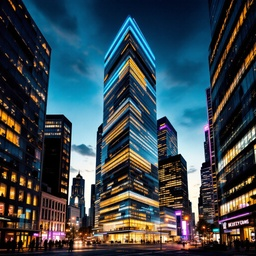
#> input picture data/raw/buildings/Glowing_Urban_Tower.jpg, 256 x 256 px, shrunk from 1024 x 1024 before the run
$ python tempCodeRunnerFile.py
#> lines starting #> are read from the running program, lines starting #| are printed output that depends on the picture; after the words box and inside, x2 and y2 are one past the last pixel; in counts of white or black regions, pixels touching at a corner belong together
### src/analyzers/perspective.py

"""
src/analyzers/perspective.py

Perspective Analysis Module (V1.1)

Inspired by:
Hany Farid - Photo Forensics:
Perspective, Vanishing Points, and Projective Geometry

Changes from V1:
- Adaptive (median-based) Canny thresholds instead of fixed values,
  so the same analyzer behaves sensibly on both a dark high-contrast
  skyscraper and a bright low-contrast landscape.
- min_line_length / max_line_gap scaled to image diagonal instead of
  fixd pixel counts.
- Duplicate/near-collinear line merging before scoring, so one real
  edge doesn't get counted as 5-10 separate "lines".
- RANSAC-lite vanishing point estimation: picks the intersection with
  the most inlier lines, reports a confidence score, instead of a
  plain unweighted median centroid.
- Scene gating: if detected lines are short/numerous/texture-like
  (grass, foliage, gravel) rather than long structural edges, the
  module reports "not applicable" instead of forcing a fake score.
- Human-readable perspective_interpretation string.

Still left for V2:
- Full Manhattan-world orthogonal VP recovery
- Camera calibration recovery
- DBSCAN/MeanShift clustering (currently: angle-bucket + RANSAC)
"""

import cv2
import numpy as np
import matplotlib.pyplot as plt
from itertools import combinations


class PerspectiveAnalyzer:

    def __init__(
        self,
        hough_threshold=80,
        angle_threshold=10,
        ransac_iterations=300,
        ransac_inlier_px=6,
        min_lines_for_analysis=6,
        texture_line_density_limit=0.006,
    ):
        self.hough_threshold = hough_threshold
        self.angle_threshold = angle_threshold

        self.ransac_iterations = ransac_iterations
        self.ransac_inlier_px = ransac_inlier_px

        self.min_lines_for_analysis = min_lines_for_analysis
        # lines-per-pixel above which we suspect texture noise
        # rather than real structural edges (tunable)
        self.texture_line_density_limit = texture_line_density_limit

    # =====================================================
    # IMAGE PROCESSING
    # =====================================================

    def load_image(self, image_path):
        image = cv2.imread(image_path)
        if image is None:
            raise FileNotFoundError(image_path)
        return image

    def preprocess(self, image):
        gray = cv2.cvtColor(image, cv2.COLOR_BGR2GRAY)
        blur = cv2.GaussianBlur(gray, (5, 5), 0)
        return blur

    def auto_canny(self, image):
        """
        Otsu-based adaptive Canny thresholding. Plain median-based
        auto-thresholding (Zhu et al.) breaks down on images with a
        skewed brightness histogram -- e.g. a night skyscraper shot
        that's mostly near-black background -- because the median
        sits near zero and drags both thresholds down, flooding the
        result with noise edges. Otsu's threshold on the intensity
        histogram is more robust to that skew.
        """
        high, _ = cv2.threshold(image, 0, 255, cv2.THRESH_BINARY + cv2.THRESH_OTSU)
        low = 0.5 * high
        return cv2.Canny(image, low, high)

    def detect_edges(self, image):
        return self.auto_canny(image)

    def detect_lines(self, edges, image_shape):
        h, w = image_shape[:2]
        diag = np.hypot(h, w)

        # scale requirements to image size instead of fixed pixels.
        # 0.03 was too permissive -- let through short texture/noise
        # segments that a fixed min_line_length=100 used to filter out.
        min_line_length = max(40, int(diag * 0.07))
        max_line_gap = max(5, int(diag * 0.01))

        lines = cv2.HoughLinesP(
            edges,
            rho=1,
            theta=np.pi / 180,
            threshold=self.hough_threshold,
            minLineLength=min_line_length,
            maxLineGap=max_line_gap
        )

        if lines is None:
            return np.empty((0, 4), dtype=int)

        # Different OpenCV builds have been observed to return
        # HoughLinesP output as (N, 1, 4) vs (N, 4) vs even (N,).
        # Reshaping explicitly to (-1, 4) is robust to all of them,
        # whereas lines[:, 0] silently produces garbage (e.g. just
        # the x1 column) if the array wasn't 3D to begin with.
        lines = np.asarray(lines).reshape(-1, 4)
        return lines

    # =====================================================
    # LINE DEDUPLICATION
    # =====================================================

    def merge_duplicate_lines(self, lines, angle_tol=3.0, offset_tol=None, image_diag=None):
        if offset_tol is None:
            # scale to image size; fixed 15px is too tight on a 4K
            # image and too loose on a small crop
            offset_tol = max(10.0, (image_diag or 1000) * 0.015)
        """
        Collapses near-collinear, nearby line segments (typically
        multiple Hough detections along the same real edge) into a
        single representative line. Without this, a single window
        edge on a skyscraper can register as 5-10 separate "lines"
        and quietly dominate the scoring.
        """
        if len(lines) == 0:
            return lines

        used = np.zeros(len(lines), dtype=bool)
        merged = []

        angles = np.array([self.line_angle(l) for l in lines])
        midpoints = np.array([
            ((l[0] + l[2]) / 2.0, (l[1] + l[3]) / 2.0) for l in lines
        ])

        for i in range(len(lines)):
            if used[i]:
                continue

            group = [i]
            used[i] = True

            for j in range(i + 1, len(lines)):
                if used[j]:
                    continue

                angle_diff = min(
                    abs(angles[i] - angles[j]),
                    180 - abs(angles[i] - angles[j])
                )
                offset = np.linalg.norm(midpoints[i] - midpoints[j])

                if angle_diff < angle_tol and offset < offset_tol:
                    group.append(j)
                    used[j] = True

            # keep the longest segment in the group as representative
            group_lines = lines[group]
            lengths = np.hypot(
                group_lines[:, 2] - group_lines[:, 0],
                group_lines[:, 3] - group_lines[:, 1]
            )
            best = group_lines[np.argmax(lengths)]
            merged.append(best)

        return np.array(merged)

    # =====================================================
    # PROJECTIVE GEOMETRY
    # =====================================================

    def line_to_homogeneous(self, line):
        x1, y1, x2, y2 = line
        p1 = np.array([x1, y1, 1])
        p2 = np.array([x2, y2, 1])
        return np.cross(p1, p2)

    def line_angle(self, line):
        x1, y1, x2, y2 = line
        angle = np.degrees(np.arctan2(y2 - y1, x2 - x1))
        return angle % 180

    def intersection(self, l1, l2):
        point = np.cross(l1, l2)
        if abs(point[2]) < 1e-8:
            return None
        return (point[0] / point[2], point[1] / point[2])

    def point_line_distance(self, point, hom_line):
        """Perpendicular distance from a point to a homogeneous line."""
        a, b, c = hom_line
        norm = np.hypot(a, b)
        if norm < 1e-8:
            return np.inf
        x, y = point
        return abs(a * x + b * y + c) / norm

    # =====================================================
    # VANISHING POINT ESTIMATION (sequential multi-VP RANSAC)
    # =====================================================
    #
    # NOTE: earlier versions grouped lines by 2D image-angle first,
    # then searched for a vanishing point within each angle group.
    # That's wrong for converging-line scenes (railway tracks, a
    # symmetric walkway, etc.): the left and right rails have very
    # DIFFERENT image-space angles -- they only agree in that they
    # meet at the same point far away. Angle-bucketing split them
    # into separate groups and never tested them against each other,
    # so the real dominant vanishing point was never found; small
    # same-angle pairs instead produced trivial, meaningless "100%
    # confidence" 2-line groups. Real vanishing point detection has
    # to search across ALL lines regardless of angle.

    def _single_ransac_vp(self, homogeneous_lines, indices, lengths):
        """
        One RANSAC pass: sample line pairs from the given indices,
        take their intersection as a candidate VP, and keep the
        candidate whose inlier lines have the most total PIXEL LENGTH
        (not just the most inlier lines). A handful of long, clean
        structural edges (rails, roofline) should outweigh a cluster
        of short fragmented ones (tree branches, gravel texture) that
        happen to pass near a point by coincidence.
        """
        n = len(indices)
        if n < 2:
            return None, []

        pairs = list(combinations(indices, 2))
        rng = np.random.default_rng(42)
        if len(pairs) > self.ransac_iterations:
            idx = rng.choice(len(pairs), self.ransac_iterations, replace=False)
            pairs = [pairs[i] for i in idx]

        best_point = None
        best_inliers = []
        best_length = -1.0

        for i, j in pairs:
            pt = self.intersection(homogeneous_lines[i], homogeneous_lines[j])
            if pt is None:
                continue

            inliers = [
                k for k in indices
                if self.point_line_distance(pt, homogeneous_lines[k]) < self.ransac_inlier_px
            ]

            total_len = sum(lengths[k] for k in inliers)

            if total_len > best_length:
                best_length = total_len
                best_inliers = inliers
                best_point = pt

        return best_point, best_inliers

    def find_vanishing_points(self, lines, max_vps=5, min_inliers=8):
        """
        Sequentially finds up to max_vps dominant vanishing points
        across the full line set (single-point, two-point, and
        three-point perspective scenes all fall out of this the same
        way). After each VP is found, its inlier lines are removed
        before searching for the next one, so a second real vanishing
        direction (e.g. the other axis on a building facade) doesn't
        get masked by the first.
        """
        if len(lines) < 2:
            return [], np.array([])

        homogeneous_lines = [self.line_to_homogeneous(l) for l in lines]
        lengths = np.hypot(
            lines[:, 2].astype(float) - lines[:, 0],
            lines[:, 3].astype(float) - lines[:, 1]
        )
        remaining = list(range(len(homogeneous_lines)))

        vps = []

        for _ in range(max_vps):
            if len(remaining) < 2:
                break

            point, inlier_idx = self._single_ransac_vp(homogeneous_lines, remaining, lengths)

            if point is None or len(inlier_idx) < min_inliers:
                break

            vps.append({
                "point": point,
                "confidence": len(inlier_idx) / len(remaining),
                "inliers": len(inlier_idx),
                "inlier_length": float(sum(lengths[k] for k in inlier_idx)),
                "total_intersections": len(remaining),
                "line_indices": inlier_idx,
            })

            remaining = [i for i in remaining if i not in set(inlier_idx)]

        return vps, lengths

    # =====================================================
    # SCORING
    # =====================================================

    def perspective_score(self, vps, lengths):
        """
        Length-weighted coverage score: what fraction of total detected
        EDGE LENGTH (not just line count) is explained by the dominant
        vanishing point(s). A photo can have hundreds of short edges
        from tree branches or gravel texture that never converge to
        anything -- those shouldn't dilute the score the way they
        would under a plain line-count ratio. A few long, cleanly
        converging structural lines (rails, roofline, facade edges)
        should carry the weight they visually deserve.
        """
        total_length = float(np.sum(lengths)) if len(lengths) else 0.0
        if total_length == 0 or len(vps) == 0:
            return 0.0

        covered_length = sum(vp["inlier_length"] for vp in vps)
        score = covered_length / total_length
        return round(float(min(score, 1.0)), 3)

    def interpret_score(self, score, applicable, num_vps):
        if not applicable:
            return "Not applicable (scene lacks structural line geometry)"
        if num_vps == 0:
            return "Inconsistent (no reliable vanishing point found)"
        if score >= 0.5:
            return "Consistent (lines converge to confident vanishing point(s))"
        if score >= 0.25:
            return "Mixed (partial convergence; substantial unexplained structure)"
        return "Inconsistent (little reliable perspective convergence detected)"

    # =====================================================
    # VISUALIZATION
    # =====================================================

    def draw_lines(self, image, lines):
        output = image.copy()
        for line in lines:
            x1, y1, x2, y2 = line
            cv2.line(output, (int(x1), int(y1)), (int(x2), int(y2)), (0, 255, 0), 2)
        return output

    def draw_vp_groups(self, image, lines, vps):
        """Colors each vanishing point's inlier lines distinctly."""
        output = image.copy()
        colors = [
            (255, 0, 0), (0, 255, 0), (0, 0, 255), (255, 255, 0),
            (255, 0, 255), (0, 255, 255), (128, 0, 255), (255, 128, 0),
        ]
        for vi, vp in enumerate(vps):
            color = colors[vi % len(colors)]
            for idx in vp["line_indices"]:
                x1, y1, x2, y2 = lines[idx]
                cv2.line(output, (int(x1), int(y1)), (int(x2), int(y2)), color, 2)
        return output

    def draw_vanishing_points(self, image, vps):
        output = image.copy()
        for vp in vps:
            if vp is None:
                continue
            x, y = map(int, vp["point"])
            h, w = image.shape[:2]
            if -w < x < 2 * w and -h < y < 2 * h:
                cv2.circle(output, (x, y), 10, (255, 0, 0), -1)
        return output

    # =====================================================
    # MAIN PIPELINE
    # =====================================================

    def analyze(self, image_path):
        image = self.load_image(image_path)
#> in load_image, image is the input picture: shape (256, 256, 3); mean B, G, R 79.5, 71.8, 56.9
        h, w = image.shape[:2]

        processed = self.preprocess(image)
#> in preprocess, `gray = cv2.cvtColor(image, cv2.COLOR_BGR2GRAY)`:
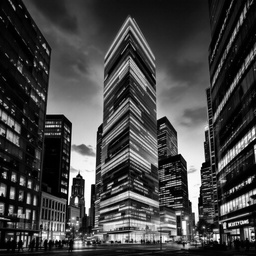
#> gray: shape (256, 256); min 0, max 255, mean 68.2
#> in preprocess, `blur = cv2.GaussianBlur(gray, (5, 5), 0)`:
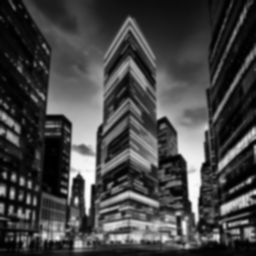
#> blur: shape (256, 256); min 0, max 253, mean 68.2
        edges = self.detect_edges(processed)
#> in auto_canny, `high, _ = cv2.threshold(image, 0, 255, cv2.THRESH_BINARY + cv2.THRESH_..`: high = 90
#> in auto_canny, `low = 0.5 * high`: low = 45
#> in auto_canny, `return cv2.Canny(image, low, high)`:
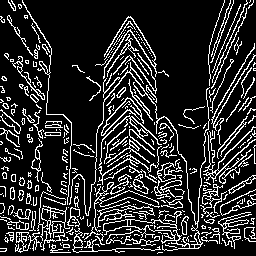
#> returned value: shape (256, 256); 17.3% white in thin lines or dots
        raw_lines = self.detect_lines(edges, image.shape)
#> in detect_lines, `lines = cv2.HoughLinesP( edges, rho=1, theta=np.pi / 180, threshold=se..`: lines = 42 rows, first 6: [5, 240, 81, 240], [216, 77, 249, 5], [208, 124, 254, 44], [199, 190, 250, 241], [212, 80, 247, 2], [12, 239, 77, 174]
#> raw_lines has the same summary as lines in detect_lines
        diag = float(np.hypot(h, w))
        lines = self.merge_duplicate_lines(raw_lines, image_diag=diag)
#> in merge_duplicate_lines, `angles = np.array([self.line_angle(l) for l in lines])`: angles = 42 values, max 175.6 at index 16, min 0 at index 0, mean 100.2
#> in merge_duplicate_lines, `midpoints = np.array([ ((l[0] + l[2]) / 2.0, (l[1] + l[3]) / 2.0) for ..`: midpoints = 42 pairs, first value 25 to 234.5, second value 30.5 to 246
#> the loop in merge_duplicate_lines, `for i in range(len(lines)):` made 42 passes
#> (lengths, best) on passes 1, 2, 4, 6, 7, 8, 10, 11: ([76], [5, 240, 81, 240]), ([79.2, 85.49, 81.15, 82.86], [212, 80, 247, 2]), ([72.12], [199, 190, 250, 241]), ([91.92], [12, 239, 77, 174]), ([48.7], [42, 227, 88, 211]), ([46.49], [200, 177, 244, 162]), ([66.47], [96, 149, 143, 196]), ([61], [130, 197, 130, 136])
#> after the loop in merge_duplicate_lines, `for i in range(len(lines)):`: merged = 37 items, first 6: [5, 240, 81, 240], [212, 80, 247, 2], [208, 124, 254, 44], [199, 190, 250, 241], [12, 239, 77, 174], [42, 227, 88, 211]
#> lines = 37 rows, first 6: [5, 240, 81, 240], [212, 80, 247, 2], [208, 124, 254, 44], [199, 190, 250, 241], [12, 239, 77, 174], [42, 227, 88, 211]

        line_density = len(lines) / (h * w)
#> line_density = 0.000565
        applicable = len(lines) >= self.min_lines_for_analysis and \
            line_density < self.texture_line_density_limit
#> applicable = True

        if applicable:
            vps, lengths = self.find_vanishing_points(
                lines,
                min_inliers=max(5, int(len(lines) * 0.02))
            )
#> in find_vanishing_points, `homogeneous_lines = [self.line_to_homogeneous(l) for l in lines]`: homogeneous_lines = 37 items, first 6: [0, 76, -18240], [78, 35, -19336], [80, 46, -22344], [-51, 51, 459], [65, 65, -16315], [16, 46, -11114]
#> in find_vanishing_points, `lengths = np.hypot( lines[:, 2].astype(float) - lines[:, 0], lines[:, ..`: lengths = 37 values, max 92.28 at index 2, min 42.72 at index 31, mean 61.69
#> in find_vanishing_points, `remaining = list(range(len(homogeneous_lines)))`: remaining = 37 values from 0 to 36
#> the loop in find_vanishing_points, `for _ in range(max_vps):` made 4 passes
#> (n in _single_ransac_vp, point, inlier_idx) on pass 1: (37, (19, 235), [0, 4, 5, 6, 9, 10, 16, 23, 25, 30, 31])
        else:
            vps, lengths = [], np.array([])

        score = self.perspective_score(vps, lengths) if applicable else 0.0
        interpretation = self.interpret_score(score, applicable, len(vps))

        line_image = self.draw_lines(image, lines)
#> the loop in draw_lines, `for line in lines:` made 37 passes
#> after the loop in draw_lines, `for line in lines:`:
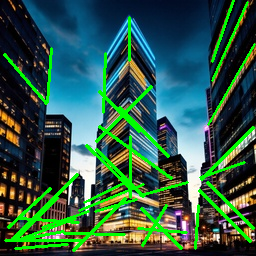
#> output: shape (256, 256, 3); 10.48% of pixels changed, all inside (x1, y1, x2, y2) = (3, 0, 256, 252)
        group_image = self.draw_vp_groups(image, lines, vps) if vps else image.copy()
#> the loop in draw_vp_groups, `for vi, vp in enumerate(vps):` made 3 passes
#> after the loop in draw_vp_groups, `for vi, vp in enumerate(vps):`:
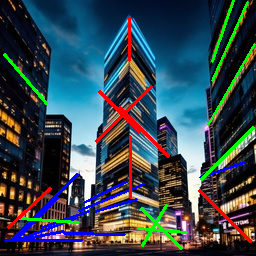
#> output: shape (256, 256, 3); 7.6% of pixels changed, all inside (x1, y1, x2, y2) = (3, 0, 256, 250)
        vp_image = self.draw_vanishing_points(group_image, vps)
#> the loop in draw_vanishing_points, `for vp in vps:` made 3 passes
#> after the loop in draw_vanishing_points, `for vp in vps:`:
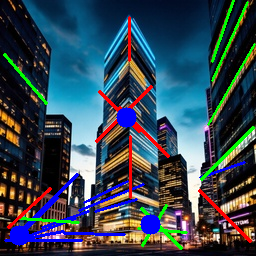
#> output: shape (256, 256, 3); 1.19% of pixels changed, all inside (x1, y1, x2, y2) = (9, 107, 161, 246)

        return {
            "original": image,
            "edges": edges,
            "lines": line_image,
            "groups_image": group_image,
            "vanishing_points": vp_image,

            "num_lines": len(lines),
            "raw_line_count": len(raw_lines),
            "num_vanishing_points": len(vps),

            "perspective_score": score,
            "perspective_interpretation": interpretation,
            "applicable": applicable,

            "vps": vps,
        }


# =====================================================
# VISUALIZATION HELPER
# =====================================================

# [35 lines left out: function show_results, not called in this run]


# =====================================================
# STANDALONE TEST
# =====================================================

# [33 lines that do not run on import are left out]

### tempCodeRunnerFile.py
from src.analyzers.perspective import (
    PerspectiveAnalyzer,
    show_results
)


IMAGE_PATH = (
    "data/raw/buildings/"
    "Glowing_Urban_Tower.jpg"
)


analyzer = PerspectiveAnalyzer()

results = analyzer.analyze(
    IMAGE_PATH
)


print()

print("=" * 50)

print("PERSPECTIVE ANALYSIS")

print("=" * 50)

print()

print("Lines detected:",
      results["num_lines"])
#| Lines detected: 37

print("Parallel groups:",
#> (the run stopped early here; a loop or call above may not have finished)
